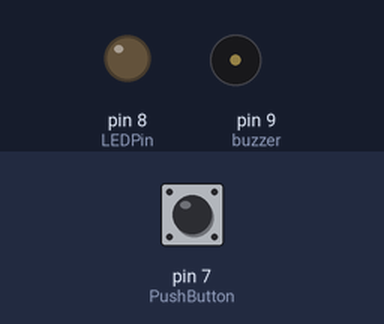
A sketch run on a simulated Arduino Uno, built with avr-gcc and run on an emulated ATmega328P. On the bench: output pins drawn as LEDs (lit = HIGH), buzzer (waves = sounding). The inputs (shaded band) are chosen by the test bench; at power-on: pin 7 (PushButton) HIGH.

Above: at 1.2 s.
1.3 s: pin 7 (PushButton) pulled LOW for 0.15 s
At 1.45 s:
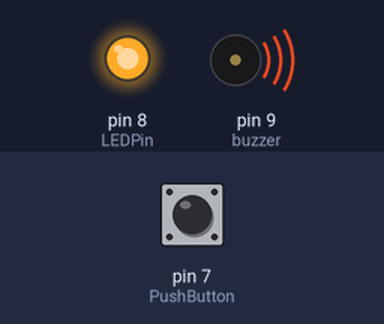
3.1 s: pin 7 (PushButton) pulled LOW for 3.2 s
At 6.35 s:
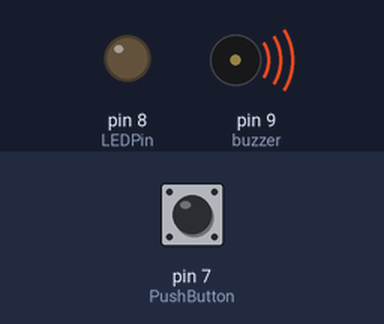
Timing chart, 0 to 7.9 s (numbered marks = the images above; inputs shaded):
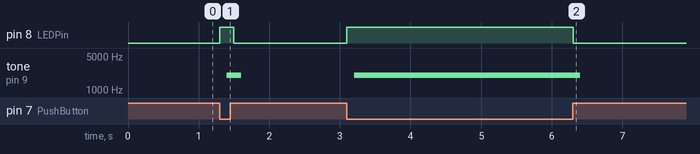

Measured:
- after the input at 1.3 s, pin 8 (LEDPin): LOW → HIGH at once, → LOW 0.20 s later; tone on pin 9 (buzzer): silent → 2000 Hz after 0.10 s, → silent 0.20 s later
- after the input at 3.1 s, pin 8 (LEDPin): LOW → HIGH at once, → LOW 3.2 s later; tone on pin 9 (buzzer): silent → 2000 Hz after 0.10 s, → silent 3.2 s later

The sketch:

LED_and_buzzer_combo.ino
```cpp
#define LEDPin 8
#define buzzer 9
#define PushButton 7

void setup() {
  // put your setup code here, to run once:
pinMode(PushButton, INPUT);
pinMode(LEDPin, OUTPUT);
pinMode(buzzer, OUTPUT);
}

void loop() {
  // put your main code here, to run repeatedly:
if(digitalRead(PushButton)==LOW)
    {
      digitalWrite(LEDPin,HIGH);
      delay(100);

      tone(buzzer,2000);
    }

    else
    {
      digitalWrite(LEDPin,LOW);
      delay(100);

      noTone(buzzer);

    }
}
```
